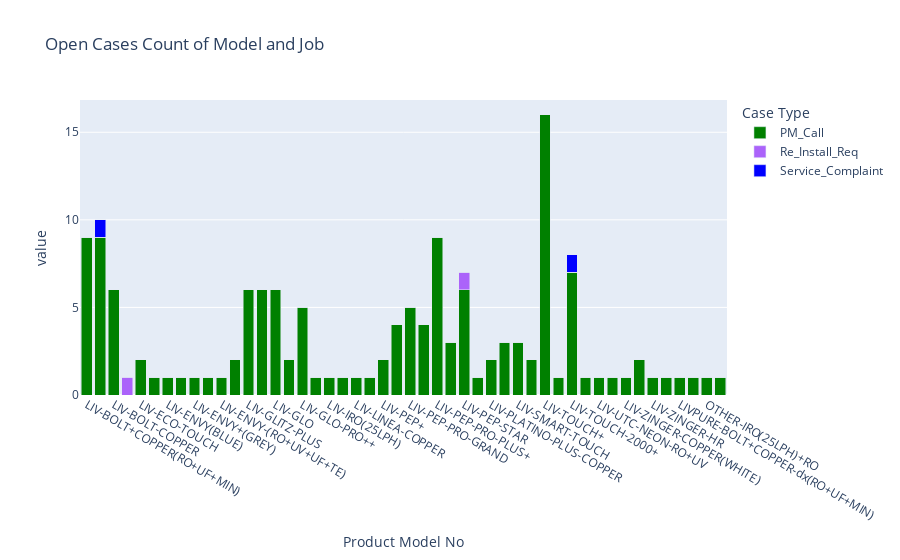

This figure's notebook cell:
### Code cell
df =  pd.read_excel(excel_file_path)
model_value_counts = df['Product Model No'].value_counts()
model_name = df['Product Model No'].unique()
df.loc[df['Case Type'].str.startswith('PM_Call'), 'Case Type'] = 'PM_Call'
case_count = df['Case Type'].unique()
# Create a Pivot Table to get the data in the right format for the stacked bar chart
model_job_pivot = df.pivot_table(index=df['Product Model No'], columns=df['Case Type'], aggfunc='size', fill_value=0)
# Create the stacked bar chart using Plotly Express
fig1 = px.bar(model_job_pivot, x=model_job_pivot.index, y=model_job_pivot.columns, title='Open Cases Count of Model and Job', 
              labels={'x': 'model_name', 'y': 'Count', 'color': df['Case Type']}, barmode='stack', 
              color_discrete_map={'PM_Call': 'green', 'Install_Req': 'brown', 'Service_Complaint': 'blue'}
              )
fig1.show()
# fig1 = px.bar(x=model_name, y=model_value_counts, labels={'Product Model No': 'Unique Values', 'y': 'Count'})
# fig2 = px.bar(x=model_name, y=case_count, labels={'Product Model No': 'Unique Values', 'y': 'Count'})
# fig = sp.make_subplots(rows=1, cols=1, subplot_titles=("Open_Cases"))
# fig.add_trace(fig1.data[*], row=1, col=1)
# fig.add_trace(fig2.data[0], row=2, col=1)
# print(model_name,model_value_counts,case_count )

### Figure 1 — Plotly figure (JSON) as saved in the notebook; plotly's stock layout.template omitted (floating-point values rounded to 4 significant figures)
{"data": [{"alignmentgroup": "True", "hovertemplate": "Case Type=PM_Call<br>Product Model No=%{x}<br>value=%{y}<extra></extra>", "legendgroup": "PM_Call", "marker": {"color": "green", "pattern": {"shape": ""}}, "name": "PM_Call", "offsetgroup": "PM_Call", "orientation": "v", "showlegend": true, "textposition": "auto", "type": "bar", "x": ["LIV-BOLT+COPPER(RO+UF+MIN)", "LIV-BOLT+COPPER(RO+UV+MIN)", "LIV-BOLT-COPPER", "LIV-BOLT-WAAS-W", "LIV-ECO-TOUCH", "LIV-ENVY", "LIV-ENVY(BLUE)", "LIV-ENVY(GREY)", "LIV-ENVY+(GREY)", "LIV-ENVY+(RED)", "LIV-ENVY-(RO+UV+UF+TE)", "LIV-GLITZ", "LIV-GLITZ-PLUS", "LIV-GLITZ-SILVER", "LIV-GLO", "LIV-GLO-LITE", "LIV-GLO-PRO++", "LIV-GLO-UV", "LIV-IRO(25LPH)", "LIV-LINEA", "LIV-LINEA-COPPER", "LIV-PEP", "LIV-PEP+", "LIV-PEP+-FS", "LIV-PEP-PRO-GRAND", "LIV-PEP-PRO-GRAND-COPPER", "LIV-PEP-PRO-PLUS+", "LIV-PEP-PRO-STAR", "LIV-PEP-STAR", "LIV-PLATINO-COPPER", "LIV-PLATINO-PLUS-COPPER", "LIV-PLATINO-PLUS-COPPER2000", "LIV-SMART-TOUCH", "LIV-TOUCH", "LIV-TOUCH+", "LIV-TOUCH-2000", "LIV-TOUCH-2000+", "LIV-TOUCH-ALKALINE", "LIV-UTC-NEON-RO+UV", "LIV-UTS-NEW", "LIV-ZINGER-COPPER(WHITE)", "LIV-ZINGER-COPPER(WHITE)2K", "LIV-ZINGER-HR", "LIV-ZINGER-SMART(HR70)", "LIVPURE-BOLT+COPPER-dx(RO+UF+MIN)", "Liv-Glitz-dx", "OTHER-IRO(25LPH)+RO", "OTHER-MODEL-1+RO"], "xaxis": "x", "y": [9, 9, 6, 0, 2, 1, 1, 1, 1, 1, 1, 2, 6, 6, 6, 2, 5, 1, 1, 1, 1, 1, 2, 4, 5, 4, 9, 3, 6, 1, 2, 3, 3, 2, 16, 1, 7, 1, 1, 1, 1, 2, 1, 1, 1, 1, 1, 1], "yaxis": "y"}, {"alignmentgroup": "True", "hovertemplate": "Case Type=Re_Install_Req<br>Product Model No=%{x}<br>value=%{y}<extra></extra>", "legendgroup": "Re_Install_Req", "marker": {"color": "#ab63fa", "pattern": {"shape": ""}}, "name": "Re_Install_Req", "offsetgroup": "Re_Install_Req", "orientation": "v", "showlegend": true, "textposition": "auto", "type": "bar", "x": ["LIV-BOLT+COPPER(RO+UF+MIN)", "LIV-BOLT+COPPER(RO+UV+MIN)", "LIV-BOLT-COPPER", "LIV-BOLT-WAAS-W", "LIV-ECO-TOUCH", "LIV-ENVY", "LIV-ENVY(BLUE)", "LIV-ENVY(GREY)", "LIV-ENVY+(GREY)", "LIV-ENVY+(RED)", "LIV-ENVY-(RO+UV+UF+TE)", "LIV-GLITZ", "LIV-GLITZ-PLUS", "LIV-GLITZ-SILVER", "LIV-GLO", "LIV-GLO-LITE", "LIV-GLO-PRO++", "LIV-GLO-UV", "LIV-IRO(25LPH)", "LIV-LINEA", "LIV-LINEA-COPPER", "LIV-PEP", "LIV-PEP+", "LIV-PEP+-FS", "LIV-PEP-PRO-GRAND", "LIV-PEP-PRO-GRAND-COPPER", "LIV-PEP-PRO-PLUS+", "LIV-PEP-PRO-STAR", "LIV-PEP-STAR", "LIV-PLATINO-COPPER", "LIV-PLATINO-PLUS-COPPER", "LIV-PLATINO-PLUS-COPPER2000", "LIV-SMART-TOUCH", "LIV-TOUCH", "LIV-TOUCH+", "LIV-TOUCH-2000", "LIV-TOUCH-2000+", "LIV-TOUCH-ALKALINE", "LIV-UTC-NEON-RO+UV", "LIV-UTS-NEW", "LIV-ZINGER-COPPER(WHITE)", "LIV-ZINGER-COPPER(WHITE)2K", "LIV-ZINGER-HR", "LIV-ZINGER-SMART(HR70)", "LIVPURE-BOLT+COPPER-dx(RO+UF+MIN)", "Liv-Glitz-dx", "OTHER-IRO(25LPH)+RO", "OTHER-MODEL-1+RO"], "xaxis": "x", "y": [0, 0, 0, 1, 0, 0, 0, 0, 0, 0, 0, 0, 0, 0, 0, 0, 0, 0, 0, 0, 0, 0, 0, 0, 0, 0, 0, 0, 1, 0, 0, 0, 0, 0, 0, 0, 0, 0, 0, 0, 0, 0, 0, 0, 0, 0, 0, 0], "yaxis": "y"}, {"alignmentgroup": "True", "hovertemplate": "Case Type=Service_Complaint<br>Product Model No=%{x}<br>value=%{y}<extra></extra>", "legendgroup": "Service_Complaint", "marker": {"color": "blue", "pattern": {"shape": ""}}, "name": "Service_Complaint", "offsetgroup": "Service_Complaint", "orientation": "v", "showlegend": true, "textposition": "auto", "type": "bar", "x": ["LIV-BOLT+COPPER(RO+UF+MIN)", "LIV-BOLT+COPPER(RO+UV+MIN)", "LIV-BOLT-COPPER", "LIV-BOLT-WAAS-W", "LIV-ECO-TOUCH", "LIV-ENVY", "LIV-ENVY(BLUE)", "LIV-ENVY(GREY)", "LIV-ENVY+(GREY)", "LIV-ENVY+(RED)", "LIV-ENVY-(RO+UV+UF+TE)", "LIV-GLITZ", "LIV-GLITZ-PLUS", "LIV-GLITZ-SILVER", "LIV-GLO", "LIV-GLO-LITE", "LIV-GLO-PRO++", "LIV-GLO-UV", "LIV-IRO(25LPH)", "LIV-LINEA", "LIV-LINEA-COPPER", "LIV-PEP", "LIV-PEP+", "LIV-PEP+-FS", "LIV-PEP-PRO-GRAND", "LIV-PEP-PRO-GRAND-COPPER", "LIV-PEP-PRO-PLUS+", "LIV-PEP-PRO-STAR", "LIV-PEP-STAR", "LIV-PLATINO-COPPER", "LIV-PLATINO-PLUS-COPPER", "LIV-PLATINO-PLUS-COPPER2000", "LIV-SMART-TOUCH", "LIV-TOUCH", "LIV-TOUCH+", "LIV-TOUCH-2000", "LIV-TOUCH-2000+", "LIV-TOUCH-ALKALINE", "LIV-UTC-NEON-RO+UV", "LIV-UTS-NEW", "LIV-ZINGER-COPPER(WHITE)", "LIV-ZINGER-COPPER(WHITE)2K", "LIV-ZINGER-HR", "LIV-ZINGER-SMART(HR70)", "LIVPURE-BOLT+COPPER-dx(RO+UF+MIN)", "Liv-Glitz-dx", "OTHER-IRO(25LPH)+RO", "OTHER-MODEL-1+RO"], "xaxis": "x", "y": [0, 1, 0, 0, 0, 0, 0, 0, 0, 0, 0, 0, 0, 0, 0, 0, 0, 0, 0, 0, 0, 0, 0, 0, 0, 0, 0, 0, 0, 0, 0, 0, 0, 0, 0, 0, 1, 0, 0, 0, 0, 0, 0, 0, 0, 0, 0, 0], "yaxis": "y"}], "layout": {"barmode": "stack", "legend": {"title": {"text": "Case Type"}, "tracegroupgap": 0}, "title": {"text": "Open Cases Count of Model and Job"}, "xaxis": {"anchor": "y", "domain": [0, 1], "title": {"text": "Product Model No"}}, "yaxis": {"anchor": "x", "domain": [0, 1], "title": {"text": "value"}}}}
